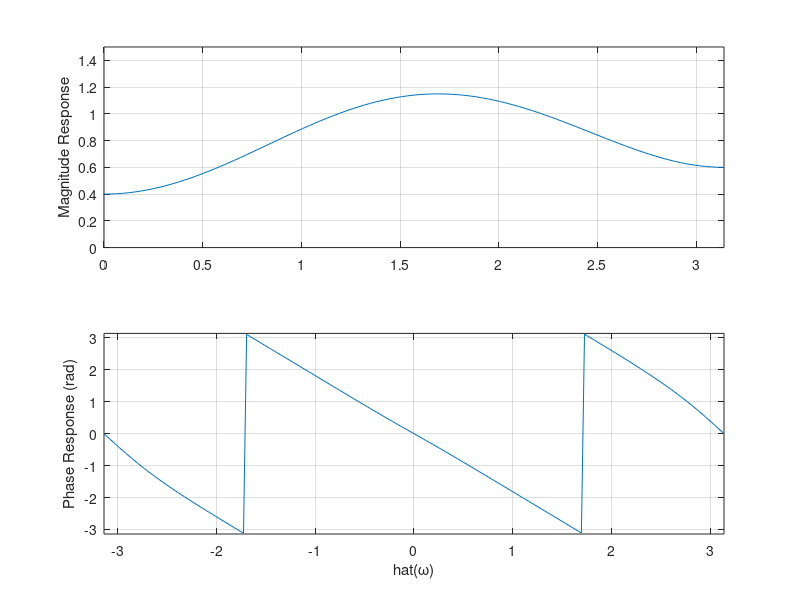

This figure's MATLAB source:
% FFE response
clear all
close all
%
w = -pi:pi/100:pi;
H = freqz([-0.2 0.1 0.8 -0.2 -0.1],1,w);
subplot(211)
plot(w,abs(H))
axis([0 pi 0 1.5]); grid;
ylabel('Magnitude Response')
subplot(212)
plot(w,angle(H))
axis([-pi pi -pi pi]); grid;
ylabel('Phase Response (rad)')
xlabel('hat(\omega)')